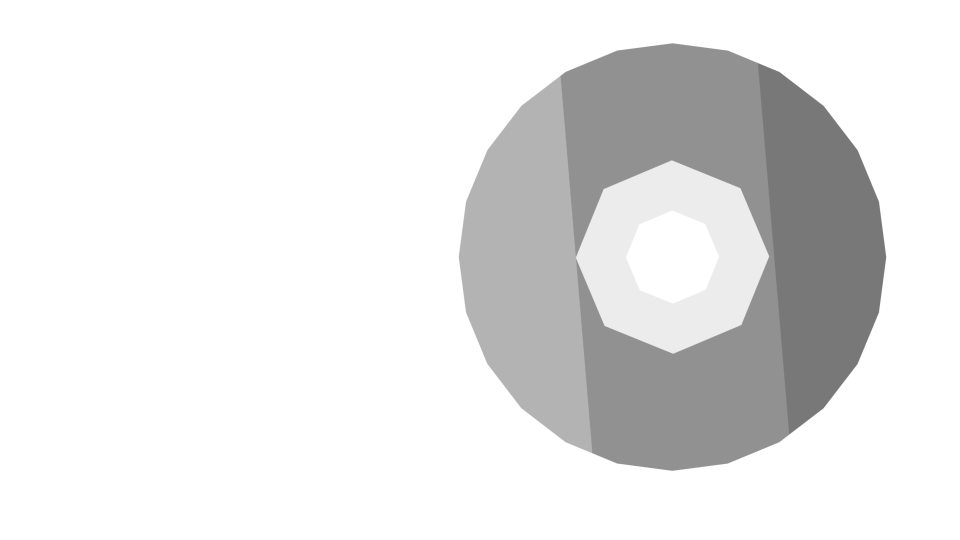
#> input picture disk.png, 1920 x 1080 px, given in place of the camera (shown at 1/2 size)
$ python main.py
#> lines starting #> are read from the running program, lines starting #| are printed output that depends on the picture; after the words box and inside, x2 and y2 are one past the last pixel; in counts of white or black regions, pixels touching at a corner belong together
import cv2

#image = cv2.imread('0')

cap=cv2.VideoCapture(0)
while True:
    ret, image =cap.read()
#> image is the input picture: shape (1080, 1920, 3); mean B, G, R 230.4, 230.4, 230.4
    cv2.imshow('webcam',image)
    k=cv2.waitKey(10)
#> (key Esc is pressed here)
    #
    # Gray, blur, adaptive threshold
    gray = cv2.cvtColor(image, cv2.COLOR_BGR2GRAY)
    # cv2_imshow(gray)
    blur = cv2.GaussianBlur(gray, (3, 3), 0)
    # cv2_imshow(blur)
    thresh = cv2.threshold(blur, 0, 255, cv2.THRESH_BINARY + cv2.THRESH_OTSU)[1]
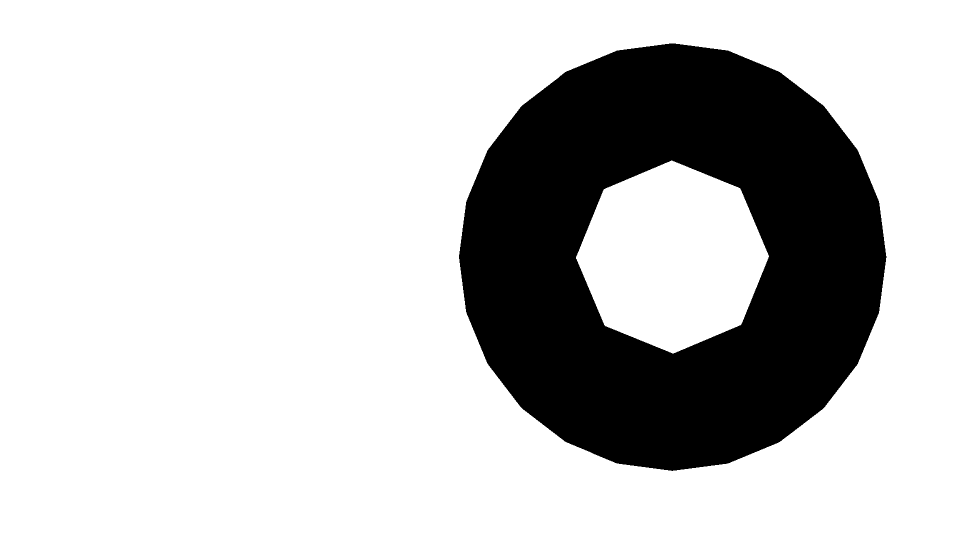
#> thresh: shape (1080, 1920) (shown at 1/2 size); 77.7% white; 1 black region, box (x1, y1, x2, y2) and area: (918, 87, 1773, 942) 461948
    # cv2_imshow(thresh)

    # Morphological transformations
    kernel = cv2.getStructuringElement(cv2.MORPH_RECT, (5, 5))
    opening = cv2.morphologyEx(thresh, cv2.MORPH_OPEN, kernel)
#> opening: shape (1080, 1920); 77.7% white; 1 black region
    # cv2_imshow(opening)
    # Find contours
    cnts = cv2.findContours(opening, cv2.RETR_TREE, cv2.CHAIN_APPROX_SIMPLE)
#> cnts = 3 contours; box (x1, y1, x2, y2) and area: (0, 0, 1920, 1080) 2070601, (917, 86, 1774, 943) 568708, (1152, 322, 1537, 706) 104997
    cnts = cnts[0] if len(cnts) == 2 else cnts[1]

    for c in cnts:
        # Find perimeter of contour
        perimeter = cv2.arcLength(c, True)
        # Perform contour approximation
        approx = cv2.approxPolyDP(c, 0.04 * perimeter, True)
        # print(approx)
        # We assume that if the contour has more than a certain
        # number of verticies, we can make the assumption
        # that the contour shape is a circle
        if len(approx) > 3:
            # Obtain bounding rectangle to get measurements
            x, y, w, h = cv2.boundingRect(c)

            # Find measurements
            diameter = w
            radius = w / 2

            # Find centroid
            M = cv2.moments(c)
            cX = int(M["m10"] / M["m00"])
            cY = int(M["m01"] / M["m00"])
            # print(cX,cY)
            # Draw the contour and center of the shape on the image
            cv2.rectangle(image, (x, y), (x + w, y + h), (0, 255, 0), 4)
            cv2.drawContours(image, [c], 0, (36, 255, 12), 4)
            cv2.circle(image, (cX, cY), 5, (320, 159, 22), -1)

            # Draw line and diameter information
            cv2.line(image, (x, y + int(h / 2)), (x + w, y + int(h / 2)), (156, 188, 24), 3)
            cv2.putText(image, "Diameter: {}".format(diameter), (cX - 150, cY - 50), cv2.FONT_HERSHEY_SIMPLEX, 0.5,
                        (156, 188, 24), 1)
#> this loop made 3 passes
#> (perimeter, approx, x, y, w, h, diameter, radius) on pass 1: (5996, [[0, 0], [0, 1079], [1919, 1079], [1919, 0]], 0, 0, 1920, 1080, 1920, 960)
#> (perimeter, x, y, w, h, diameter, radius, cX) on passes 2 to 3: (2834.7, 917, 86, 857, 857, 857, 428.5, 1344), (1272.7, 1152, 322, 385, 384, 385, 192.5, 1344)
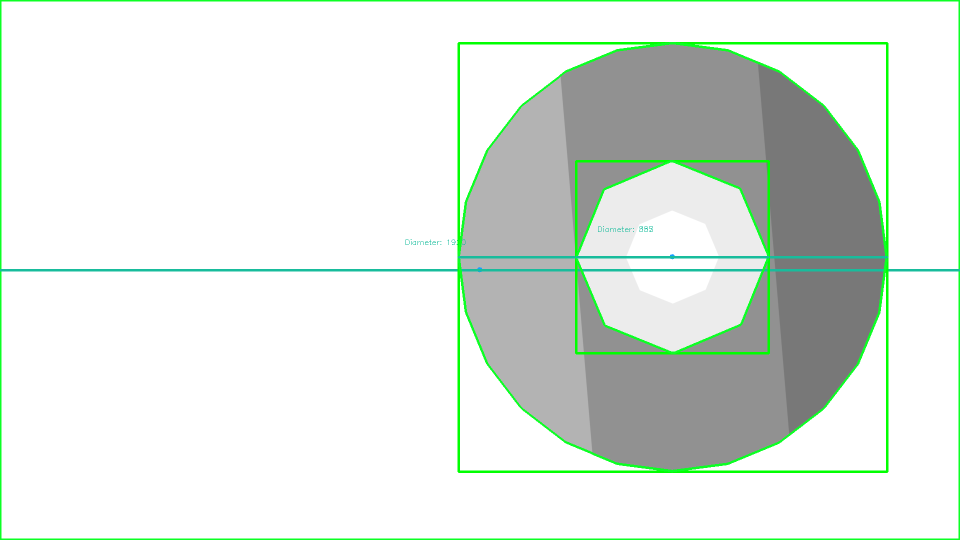
#> image: shape (1080, 1920, 3) (shown at 1/2 size); 3.55% of pixels changed, all inside (x1, y1, x2, y2) = (0, 0, 1920, 1080)

    cv2.imwrite('image.png', image)
    cv2.imshow('image.png', image)
    cv2.imwrite('thresh.png', thresh)
    # cv2_imshow(thresh)
    cv2.imwrite('opening.png', opening)
    # cv2_imshow(opening)

   # image = cv2.imread('disk1.png')

    # Gray, blur, adaptive threshold
    gray = cv2.cvtColor(image, cv2.COLOR_BGR2GRAY)
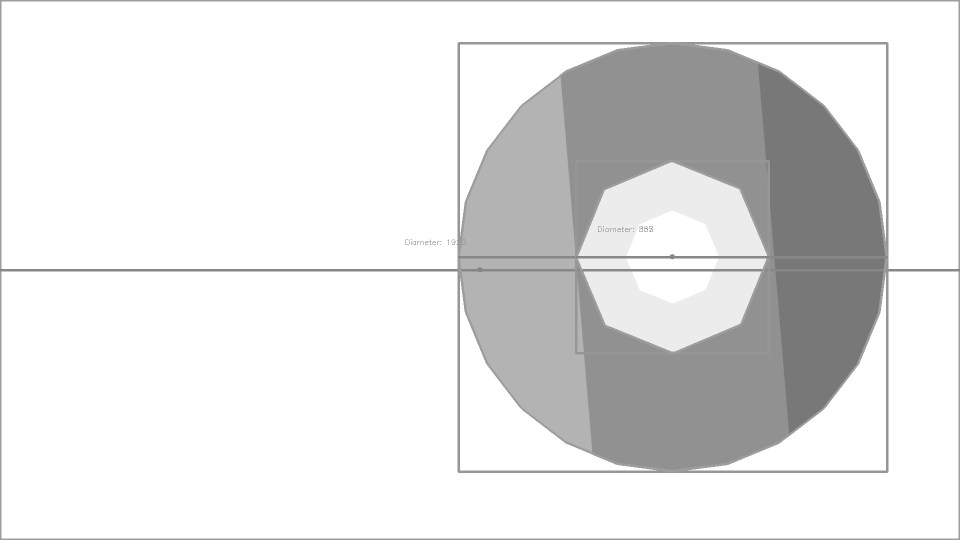
#> gray: shape (1080, 1920) (shown at 1/2 size); min 120, max 255, mean 227.7
    # cv2_imshow(gray)
    blur = cv2.GaussianBlur(gray, (3, 3), 0)
    # cv2_imshow(blur)
    thresh = cv2.threshold(blur, 0, 255, cv2.THRESH_BINARY + cv2.THRESH_OTSU)[1]
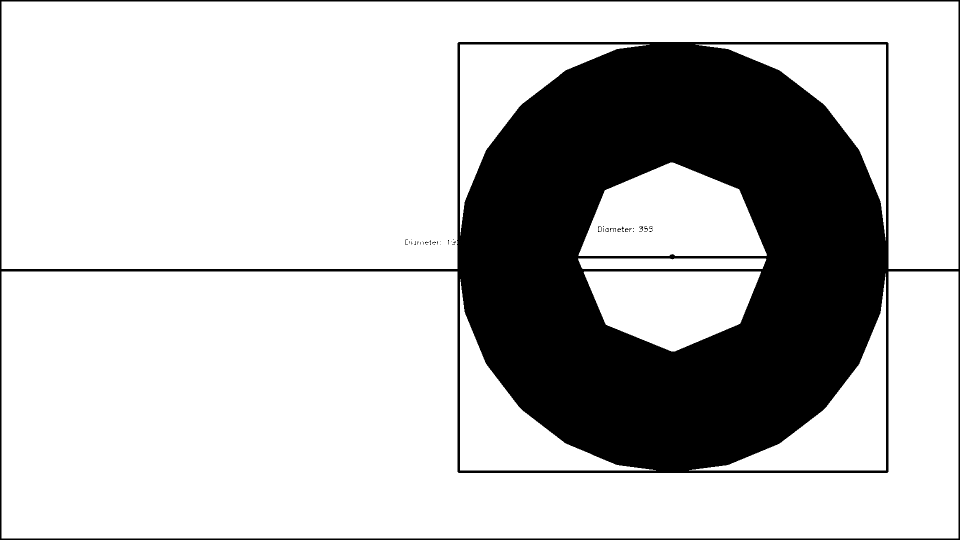
#> thresh: shape (1080, 1920) (shown at 1/2 size); 75.1% white; 45 black regions (36 under 20 px), largest, box (x1, y1, x2, y2) and area: (0, 0, 1920, 1080) 515941, (1220, 456, 1232, 464) 34, (1196, 453, 1204, 464) 32
    # cv2_imshow(thresh)

    # Morphological transformations
    kernel = cv2.getStructuringElement(cv2.MORPH_RECT, (5, 5))
#> kernel = [[1, 1, 1, 1, 1], [1, 1, 1, 1, 1], [1, 1, 1, 1, 1], [1, 1, 1, 1, 1], [1, 1, 1, 1, 1]]
    opening = cv2.morphologyEx(thresh, cv2.MORPH_OPEN, kernel)
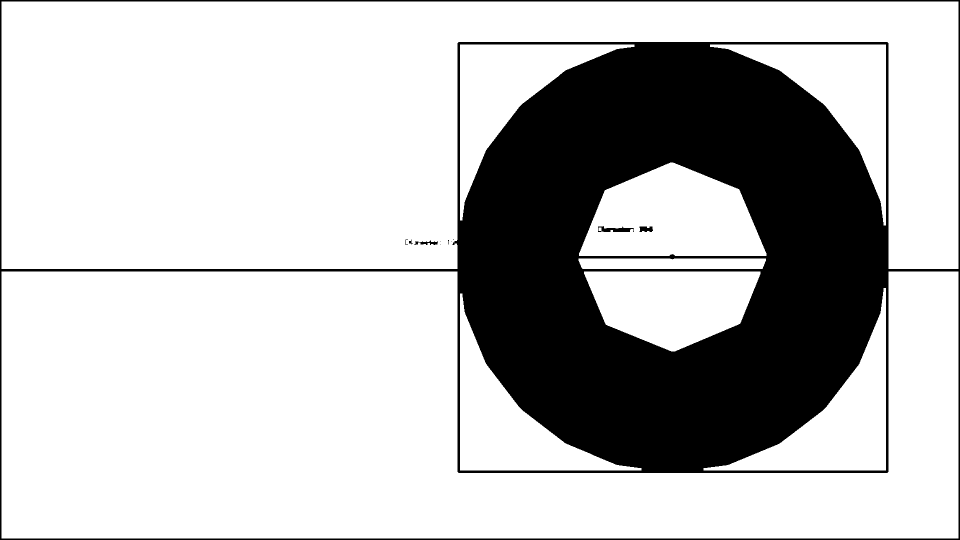
#> opening: shape (1080, 1920) (shown at 1/2 size); 75% white; 11 black regions (6 under 20 px)
    # cv2_imshow(opening)
    # Find contours
    cnts = cv2.findContours(opening, cv2.RETR_TREE, cv2.CHAIN_APPROX_SIMPLE)
#> cnts = 20 contours, 4 with area under 20; largest, box (x1, y1, x2, y2) and area: (3, 543, 1917, 1077) 671849, (3, 3, 1917, 538) 629686, (1158, 325, 1533, 512) 49854, (1168, 543, 1521, 703) 40084, (1407, 576, 1772, 941) 37792
    cnts = cnts[0] if len(cnts) == 2 else cnts[1]

    for c in cnts:
        # Find perimeter of contour
        perimeter = cv2.arcLength(c, True)
        # Perform contour approximation
        approx = cv2.approxPolyDP(c, 0.04 * perimeter, True)
        # print(approx)
        # We assume that if the contour has more than a certain
        # number of verticies, we can make the assumption
        # that the contour shape is a circle
        if len(approx) > 3:
            # Obtain bounding rectangle to get measurements
            x, y, w, h = cv2.boundingRect(c)

            # Find measurements
            diameter = w
            radius = w / 2

            # Find centroid
            M = cv2.moments(c)
            cX = int(M["m10"] / M["m00"])
            cY = int(M["m01"] / M["m00"])
            # print(cX,cY)
            # Draw the contour and center of the shape on the image
            cv2.rectangle(image, (x, y), (x + w, y + h), (0, 255, 0), 4)
            cv2.drawContours(image, [c], 0, (36, 255, 12), 4)
            cv2.circle(image, (cX, cY), 5, (320, 159, 22), -1)

            # Draw line and diameter information
            cv2.line(image, (x, y + int(h / 2)), (x + w, y + int(h / 2)), (156, 188, 24), 3)
            cv2.putText(image, "Diameter: {}".format(diameter), (cX - 150, cY - 50), cv2.FONT_HERSHEY_SIMPLEX, 0.5,
                        (156, 188, 24), 1)
#> this loop made 20 passes
#> (perimeter, approx, x, y, w, h, diameter, radius) on passes 1, 2, 7, 8, 9, 10, 11: (1291.8, [[920, 587], [920, 940], [1282, 940], [1047, 823]], 920, 587, 363, 354, 363, 181.5), (1317.2, [[1771, 576], [1654, 812], [1407, 940], [1771, 940]], 1407, 576, 365, 365, 365, 182.5), (87.8, [[1278, 453], [1304, 452], [1306, 461], [1279, 464]], 1278, 452, 29, 13, 29, 14.5), (192.5, [[1195, 453], [1245, 452], [1268, 463], [1196, 464]], 1195, 451, 74, 14, 74, 37), (22, [[1197, 455], [1197, 461], [1202, 461], [1202, 455]], 1197, 455, 6, 7, 6, 3), (1286.3, [[1420, 89], [1653, 214], [1771, 450], [1771, 89]], 1420, 89, 352, 362, 352, 176), (1260.9, [[1268, 89], [920, 89], [920, 440], [1036, 215]], 920, 89, 349, 352, 349, 174.5)
#> (perimeter, x, y, w, h, diameter, radius, cX) on passes 3, 4, 6, 12, 18, 19: (908.9, 1168, 543, 353, 160, 353, 176.5, 1344), (5694.5, 3, 543, 1914, 534, 1914, 957, 759), (997.4, 1158, 325, 375, 187, 375, 187.5, 1344), (5822.4, 3, 3, 1914, 535, 1914, 957, 719), (7.66, 905, 478, 4, 3, 4, 2, 906), (35.31, 817, 478, 10, 12, 10, 5, 820)
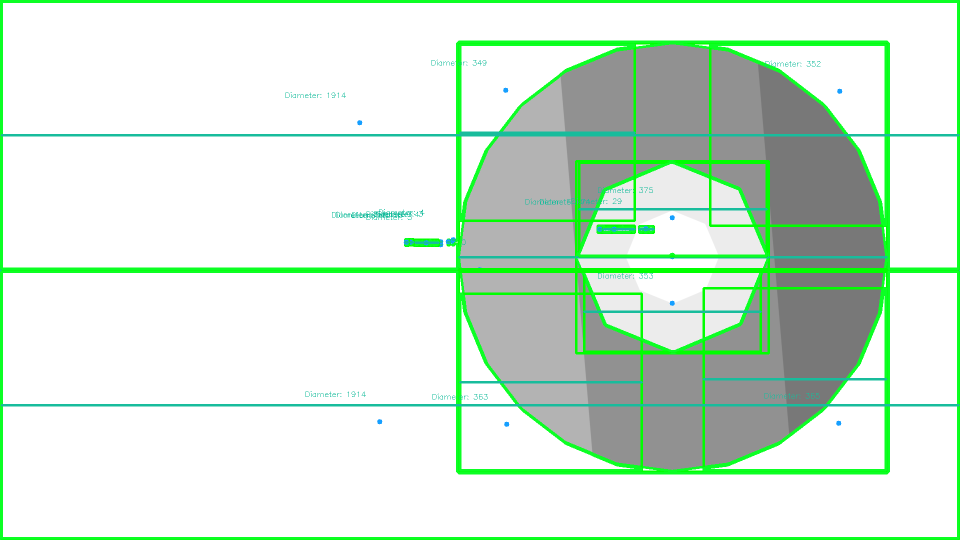
#> image: shape (1080, 1920, 3) (shown at 1/2 size); 6.61% of pixels changed, all inside (x1, y1, x2, y2) = (1, 1, 1920, 1080)

    cv2.imwrite('image.png', image)
    cv2.imshow('image.png', image)
    cv2.imwrite('thresh.png', thresh)
    # cv2_imshow(thresh)
    cv2.imwrite('opening.png', opening)
    # cv2_imshow(opening)

    #
    if k==27:
        break;
cap.release()
cv2.destroyAllWindows()
